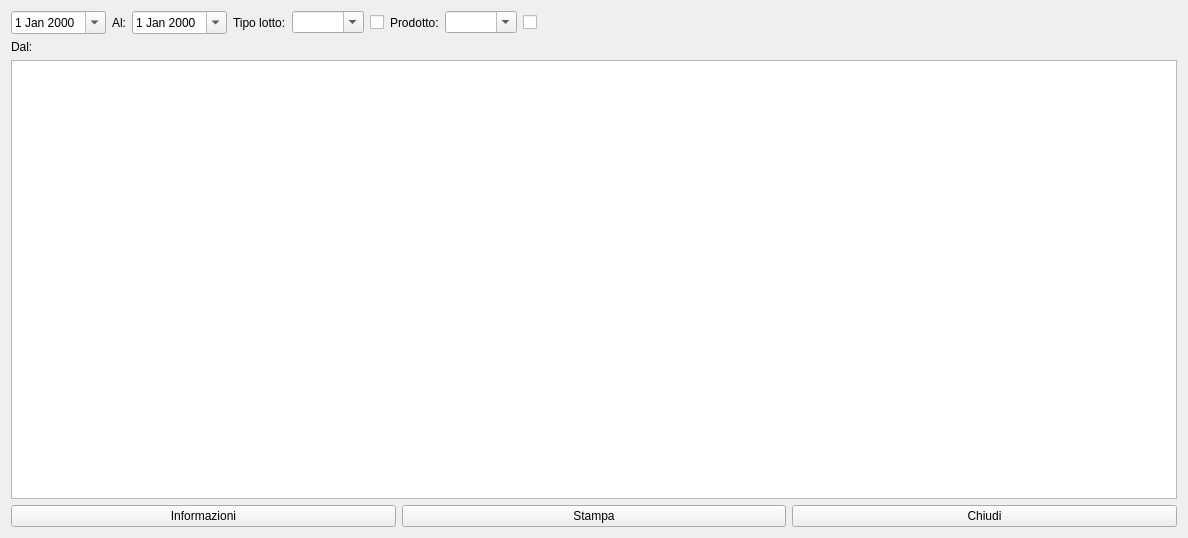
<?xml version="1.0" encoding="UTF-8"?>
<ui version="4.0">
 <class>HLotti_new</class>
 <widget class="QWidget" name="HLotti_new">
  <property name="windowModality">
   <enum>Qt::ApplicationModal</enum>
  </property>
  <property name="geometry">
   <rect>
    <x>0</x>
    <y>0</y>
    <width>1188</width>
    <height>538</height>
   </rect>
  </property>
  <property name="windowTitle">
   <string>Form</string>
  </property>
  <layout class="QVBoxLayout" name="verticalLayout">
   <item>
    <layout class="QHBoxLayout" name="horizontalLayout_3">
     <item>
      <widget class="QDateEdit" name="deFrom">
       <property name="calendarPopup">
        <bool>true</bool>
       </property>
      </widget>
     </item>
     <item>
      <widget class="QLabel" name="label_2">
       <property name="text">
        <string>Al:</string>
       </property>
      </widget>
     </item>
     <item>
      <widget class="QDateEdit" name="deTo">
       <property name="calendarPopup">
        <bool>true</bool>
       </property>
      </widget>
     </item>
     <item>
      <layout class="QHBoxLayout" name="horizontalLayout_2">
       <item>
        <widget class="QLabel" name="label_3">
         <property name="text">
          <string>Tipo lotto:</string>
         </property>
        </widget>
       </item>
       <item>
        <widget class="QComboBox" name="cbType">
         <property name="editable">
          <bool>true</bool>
         </property>
         <property name="insertPolicy">
          <enum>QComboBox::NoInsert</enum>
         </property>
        </widget>
       </item>
       <item>
        <widget class="QCheckBox" name="ckbUseType">
         <property name="text">
          <string/>
         </property>
        </widget>
       </item>
      </layout>
     </item>
     <item>
      <layout class="QHBoxLayout" name="horizontalLayout_4">
       <item>
        <widget class="QLabel" name="label_4">
         <property name="text">
          <string>Prodotto:</string>
         </property>
        </widget>
       </item>
       <item>
        <widget class="QComboBox" name="cbProduct">
         <property name="editable">
          <bool>true</bool>
         </property>
         <property name="insertPolicy">
          <enum>QComboBox::NoInsert</enum>
         </property>
        </widget>
       </item>
       <item>
        <widget class="QCheckBox" name="ckbUseProduct">
         <property name="text">
          <string/>
         </property>
        </widget>
       </item>
       <item>
        <spacer name="horizontalSpacer">
         <property name="orientation">
          <enum>Qt::Horizontal</enum>
         </property>
         <property name="sizeHint" stdset="0">
          <size>
           <width>40</width>
           <height>20</height>
          </size>
         </property>
        </spacer>
       </item>
      </layout>
     </item>
    </layout>
   </item>
   <item>
    <widget class="QLabel" name="label">
     <property name="text">
      <string>Dal:</string>
     </property>
    </widget>
   </item>
   <item>
    <widget class="QTableView" name="tvLotti">
     <property name="editTriggers">
      <set>QAbstractItemView::NoEditTriggers</set>
     </property>
     <property name="alternatingRowColors">
      <bool>true</bool>
     </property>
     <property name="selectionMode">
      <enum>QAbstractItemView::SingleSelection</enum>
     </property>
     <property name="selectionBehavior">
      <enum>QAbstractItemView::SelectRows</enum>
     </property>
     <property name="sortingEnabled">
      <bool>true</bool>
     </property>
     <attribute name="horizontalHeaderMinimumSectionSize">
      <number>300</number>
     </attribute>
     <attribute name="horizontalHeaderShowSortIndicator" stdset="0">
      <bool>true</bool>
     </attribute>
     <attribute name="horizontalHeaderStretchLastSection">
      <bool>true</bool>
     </attribute>
     <attribute name="verticalHeaderVisible">
      <bool>false</bool>
     </attribute>
     <attribute name="verticalHeaderCascadingSectionResizes">
      <bool>true</bool>
     </attribute>
     <attribute name="verticalHeaderMinimumSectionSize">
      <number>30</number>
     </attribute>
    </widget>
   </item>
   <item>
    <layout class="QHBoxLayout" name="horizontalLayout">
     <item>
      <widget class="QPushButton" name="pbLotInfo">
       <property name="text">
        <string>Informazioni</string>
       </property>
       <property name="icon">
        <iconset resource="icons.qrc">
         <normaloff>:/Resources/Box.PNG</normaloff>:/Resources/Box.PNG</iconset>
       </property>
       <property name="iconSize">
        <size>
         <width>32</width>
         <height>32</height>
        </size>
       </property>
      </widget>
     </item>
     <item>
      <widget class="QPushButton" name="pbPrint">
       <property name="text">
        <string>Stampa</string>
       </property>
       <property name="icon">
        <iconset resource="icons.qrc">
         <normaloff>:/Resources/print-icon.png</normaloff>:/Resources/print-icon.png</iconset>
       </property>
       <property name="iconSize">
        <size>
         <width>32</width>
         <height>32</height>
        </size>
       </property>
      </widget>
     </item>
     <item>
      <widget class="QPushButton" name="pbClose">
       <property name="text">
        <string>Chiudi</string>
       </property>
       <property name="icon">
        <iconset resource="icons.qrc">
         <normaloff>:/Resources/Actions-window-close-icon.png</normaloff>:/Resources/Actions-window-close-icon.png</iconset>
       </property>
       <property name="iconSize">
        <size>
         <width>32</width>
         <height>32</height>
        </size>
       </property>
      </widget>
     </item>
    </layout>
   </item>
  </layout>
 </widget>
 <resources>
  <include location="icons.qrc"/>
 </resources>
 <connections/>
</ui>
